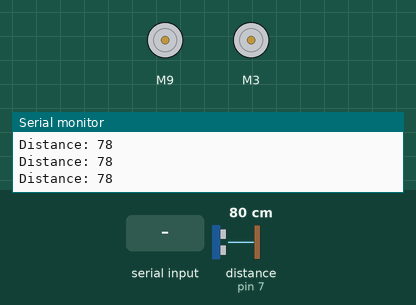
Bench run of a sketch on a simulated Arduino Uno, built with avr-gcc and run on an emulated ATmega328P. Shown: 2 × DC motor (green arrow = forward, orange = backward, longer = faster), the last lines printed to the serial monitor. Wiring (inferred from the names in the program): ultrasonic range finder: trigger pin 6; echo pin 7. The test bench sets the inputs (shaded band); at power-on: distance to the obstacle (sensor on pin 7) 80 cm. The echo pulse lasts 58.3 µs per cm.

Above: at 4.3 s.
4.4 s: "STRAFE_LEFT\n" received over Serial
At 5.7 s:
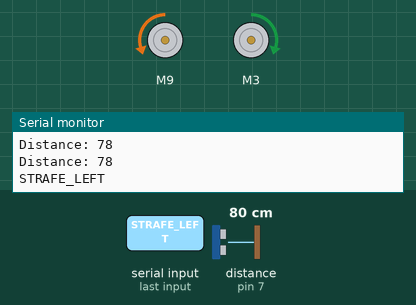
6.4 s: "RIGHT\n" received over Serial
At 6.7 s:
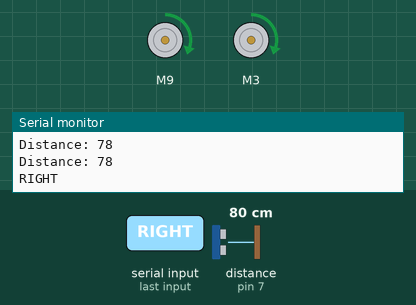
11.4 s: "LEFT\n" received over Serial
At 11.8 s:
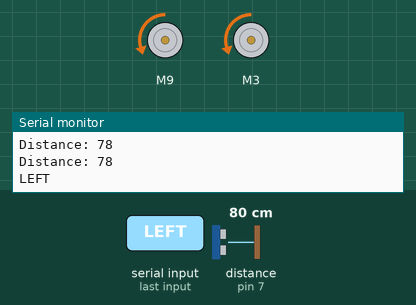
Timing chart, 0 to 14.4 s (numbered marks = the images above; inputs shaded):
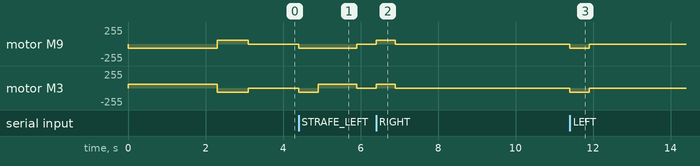

The sketch:

robot_navigation.ino
```cpp
// (licence header left out)
#include "CytronMotorDriver.h"

// Motor Driver Configuration
CytronMD motor1(PWM_DIR, 9, 10);  // Motor 1 = Pin 3, DIR 1 = Pin 4.
CytronMD motor2(PWM_DIR, 3, 5);   // Motor 2 = Pin 9, DIR 2 = Pin 10.

// Ultrasonic Sensor Configuration
const int trigPin = 6;
const int echoPin = 7;

// Motor Speed
int speed = 60;

// defines variables
long duration;
int distance;

// The setup routine runs once when you press reset.
void setup() {
  pinMode(trigPin, OUTPUT);  // Sets the trigPin as an Output
  pinMode(echoPin, INPUT);   // Sets the echoPin as an Input
  Serial.begin(115200);
  //Serial.println("Hello");
  move_forward();
  // strafe_left();
  move_backward();
  // move_robot_right();
  // move_robot_left();
  // strafe_right();
  // turn_left_at_junction();
  // turn_right_at_junction();
}

// The loop routine runs over and over again forever.
void loop() {
  // Ultrasonic distance measurement
  digitalWrite(trigPin, LOW);
  delayMicroseconds(2);
  digitalWrite(trigPin, HIGH);
  delayMicroseconds(10);
  digitalWrite(trigPin, LOW);

  duration = pulseIn(echoPin, HIGH);
  distance = duration * 0.034 / 2;

  // Print the distance to Serial
  //Serial.println("Distance: " + String(distance));
  // Print the distance to Serial
  Serial.print("Distance: ");
  Serial.println(distance);

  // Robot navigation commands
  if (Serial.available() > 0) {
    String command = Serial.readStringUntil('\n');
    Serial.println(command);
    if (command == "LEFT") {
      move_robot_left();
    } else if (command == "RIGHT") {
      move_robot_right();
    } else if (command == "FORWARD") {
      move_forward();
    } else if (command == "STOP") {
      stop_robot();
    } else if (command == "TURN_LEFT_AT_JUNCTION") {
      turn_left_at_junction();
    } else if (command == "TURN_RIGHT_AT_JUNCTION") {
      turn_right_at_junction();
    } else if (command == "REVERSE") {
      move_backward();

    } else if (command == "STRAFE_LEFT") {
      strafe_left();

    } else if (command == "STRAFE_RIGHT") {
      strafe_right();
    }
  }
  // delay(100);
}

void move_backward() {
  // Move both motors forward
  motor1.setSpeed(speed);
  motor2.setSpeed(-speed);
  delay(800);  // Adjust the delay as needed for the forward duration
  stop_robot();
}

void move_forward() {
  // Move both motors backward
  motor1.setSpeed(-speed);
  motor2.setSpeed(speed);
  delay(2300);  // Adjust the delay as needed for the backward duration
  stop_robot();
}

void stop_robot() {
  // Stop both motors
  motor1.setSpeed(0);
  motor2.setSpeed(0);
  // delay(1500);
}

void strafe_left() {
  // Move left by reducing the speed of the left motor
  stop_robot();
  move_robot_left();
  // motor1.setSpeed(-35);
  // motor2.setSpeed(-35);
  // delay(1000);

  // move_forward();
  motor1.setSpeed(-speed);
  motor2.setSpeed(speed);
  delay(1000);  //   // delay(1500);
  stop_robot();
}

void strafe_right() {
  // Move right by reducing the speed of the right motor
  stop_robot();
  move_robot_right();
  // motor1.setSpeed(speed);
  // motor2.setSpeed(speed);
  // delay(100);

  motor1.setSpeed(-speed);
  motor2.setSpeed(speed);
  delay(1000);
  stop_robot();
  // delay(1500);
}

void turn_right_at_junction() {
  // Turn left by rotating the right motor forward
  motor1.setSpeed(speed);
  motor2.setSpeed(speed);
  delay(2000);  // Adjust the delay as needed for the turn duration
  stop_robot();
}

void turn_left_at_junction() {
  // Turn right by rotating the left motor forward
  motor1.setSpeed(-speed);
  motor2.setSpeed(-speed);
  delay(2000);  // Adjust the delay as needed for the turn duration
  stop_robot();
}

void move_robot_right() {
  // Move left by reducing the speed of the left motor
  motor1.setSpeed(speed);
  motor2.setSpeed(speed);
  delay(500);  // Adjust the delay as needed for the lateral movement duration
  stop_robot();
  // delay(1500);
}

void move_robot_left() {
  // Move right by reducing the speed of the right motor
  motor1.setSpeed(-speed);
  motor2.setSpeed(-speed);
  delay(500);  // Adjust the delay as needed for the lateral movement duration
  stop_robot();
  // delay(1500);
}
```

Measured:
- after the input at 4.4 s, motor M9: stopped → backward 60/255 at once, → stopped 1.5 s later; motor M3: stopped → backward 60/255 at once, → forward 60/255 0.50 s later, → stopped 1.0 s later
- after the input at 6.4 s, motor M9, motor M3: stopped → forward 60/255 at once, → stopped 0.50 s later
- after the input at 11.4 s, motor M9, motor M3: stopped → backward 60/255 at once, → stopped 0.50 s later
